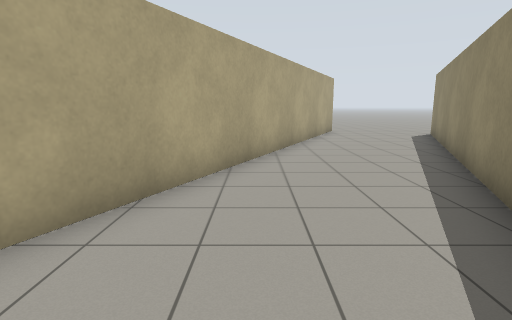
[1] (above)

24 first-person views from a walk through a Gazebo world. The camera is 1.2 m above the floor, tilts 10° down and sees 80° across. Floor lines are 1 m apart. The floor is counted in squares, 1 m on a side. Each view is taken from the middle of a square. On the plan, view 1 faces up. The plan holds only what a view shows up to about 13 squares ahead; the rest is blank. The place goes on beyond the plan.

[2]
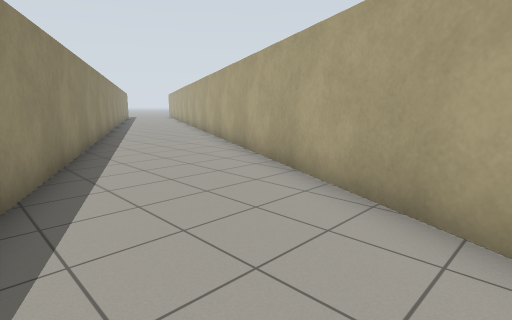

[3]
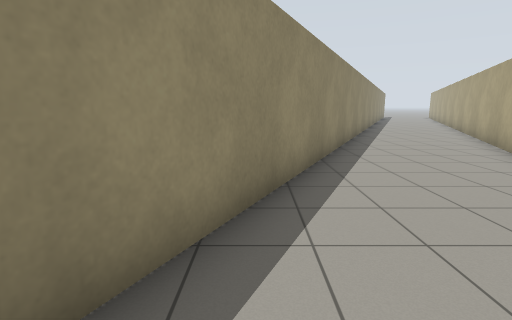

[4]
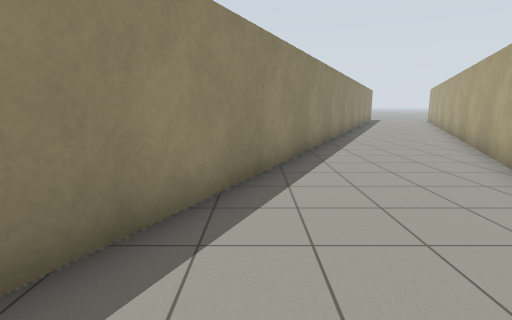

[5]
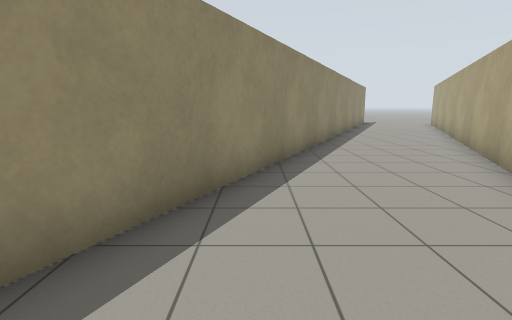

[6]
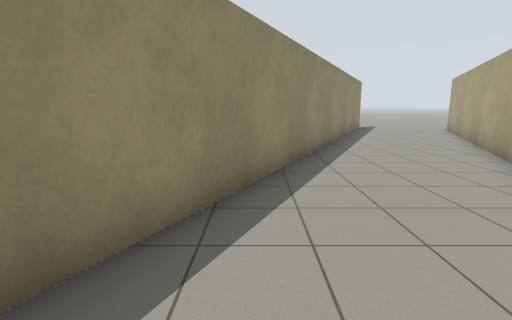

[7]
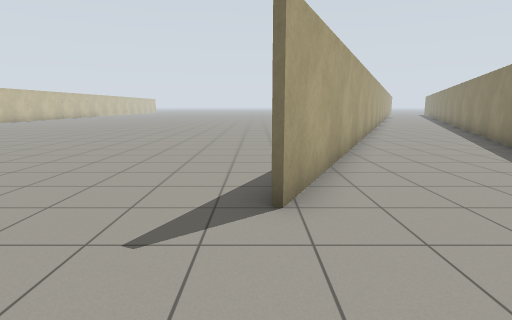

[8]
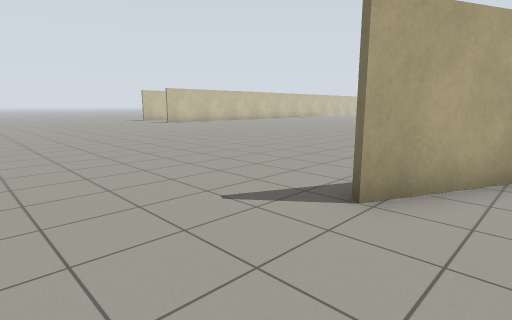

[9]
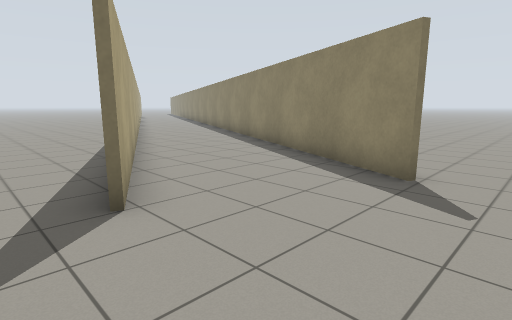

[10]
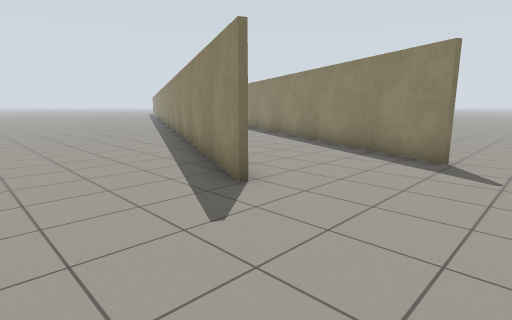

[11]
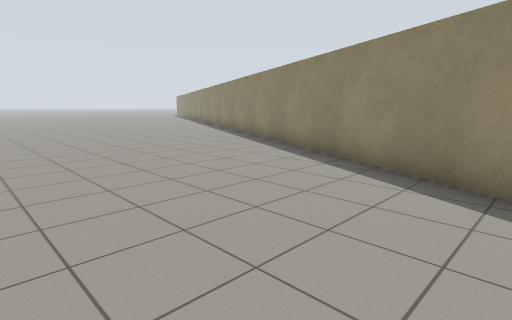

[12]
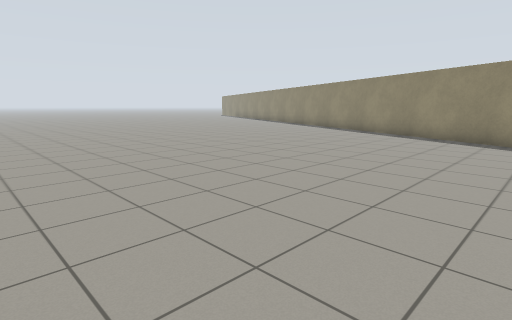

[13]
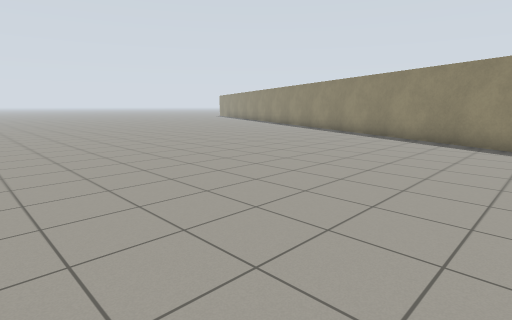

[14]
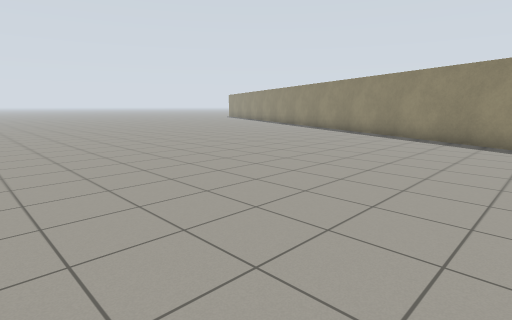

[15]
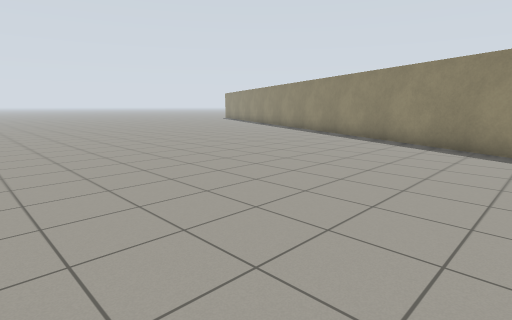

[16]
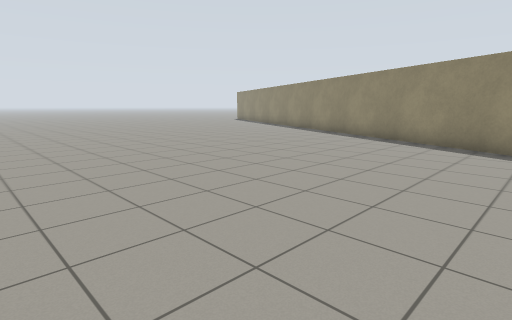

[17]
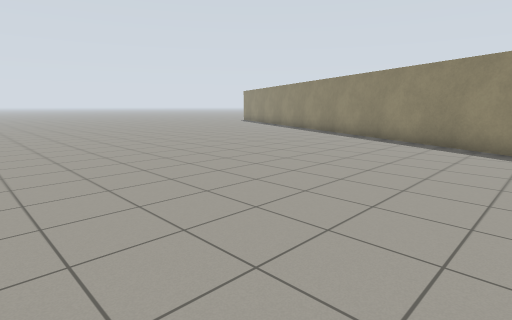

[18]
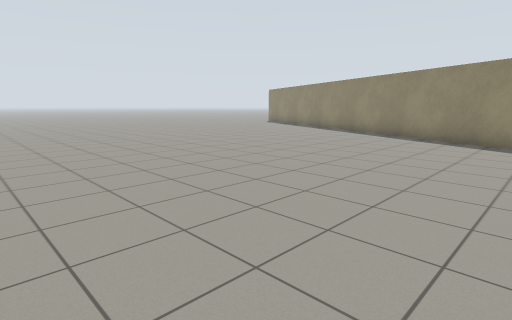

[19]
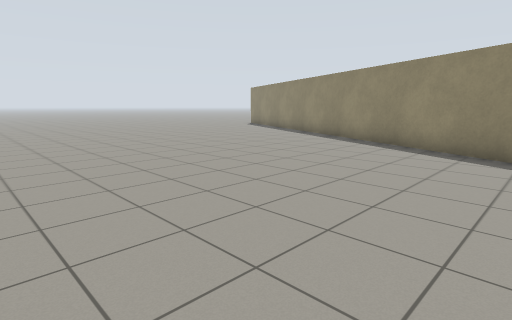

[20]
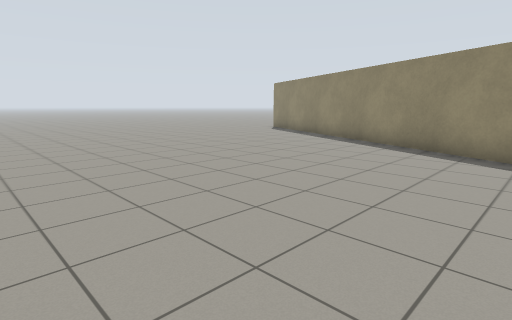

[21]
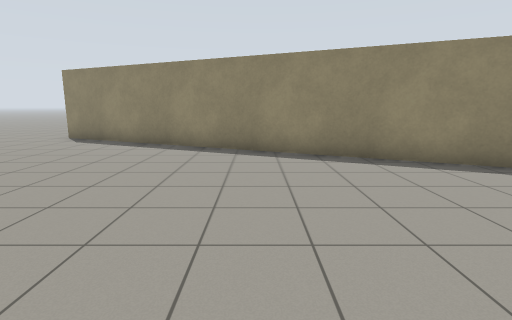

[22]
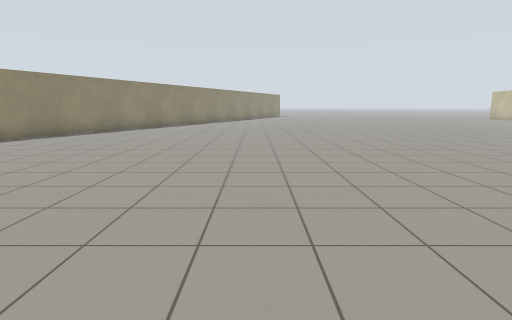

[23]
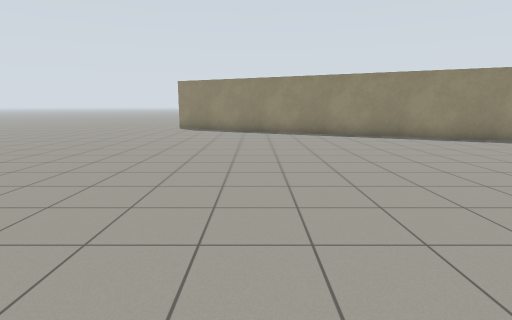

[24]
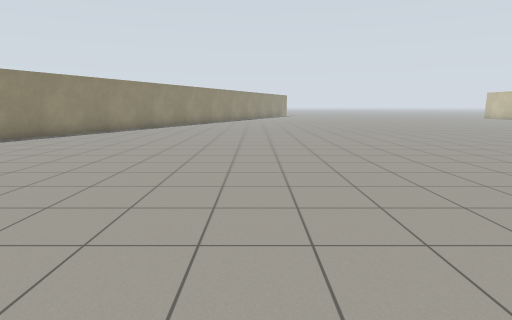

### Floor plan
Points are (right, up) in squares from view 1. A wall is a line through its corners. A room is listed if a view was taken in it or the views show most of it. See-through windows are left out.
Room 1 (views 1, 2, 3, 4, 5, 6, 7, 8, 9, 10, 11, 12, 13, 14, 15, 16, 17, 18, 19, 20, 21, 22, 23, 24)
walls: (-15.9, -26.5) (2.9, 13.5); (-11.9, -28.4) (4.5, 6.7); (2.9, 13.4) (-15.7, -26.6)
ways out: opening at (-11, -29.5)

Where each view was taken, in squares from view 1:
view 1: 0 up, 0 right, facing up
view 2: 5 up, 2 right, facing down-left
view 3: 5 up, 2 right, facing down
view 4: 2 down, 2 left, facing down
view 5: 6 down, 4 left, facing down
view 6: 11 down, 6 left, facing down
view 7: 30 down, 16 left, facing up
view 8: 30 down, 14 left, facing up-left
view 9: 30 down, 17 left, facing up-right
view 10: 30 down, 19 left, facing up-right
view 11: 23 down, 19 left, facing up-right
view 12: 18 down, 23 left, facing up-right
view 13: 16 down, 21 left, facing up-right
view 14: 13 down, 20 left, facing up-right
view 15: 10 down, 17 left, facing up-right
view 16: 7 down, 16 left, facing up-right
view 17: 5 down, 15 left, facing up-right
view 18: 2 down, 15 left, facing up-right
view 19: 1 down, 12 left, facing up-right
view 20: 3 up, 10 left, facing up-right
view 21: 8 up, 8 left, facing right
view 22: 10 up, 13 left, facing down
view 23: 11 up, 13 left, facing right
view 24: 12 up, 12 left, facing down
